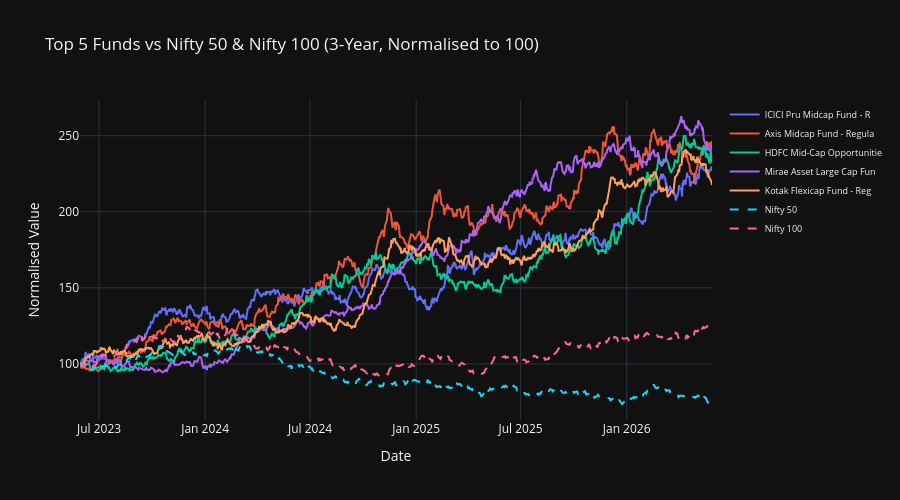

The code cell stored with this chart in its notebook:
### Markdown cell above
## Task 8 — Benchmark Comparison + Tracking Error

### Code cell
# Top 5 funds by scorecard
top5_codes = scorecard.head(5)['amfi_code'].tolist()
top5_names = scorecard.head(5).set_index('amfi_code')['scheme_name'].to_dict()

# Benchmark indices
nifty50  = bench[bench['index_name'] == 'NIFTY50'][['date','close_value']].set_index('date').sort_index()
nifty100 = bench[bench['index_name'] == 'NIFTY100'][['date','close_value']].set_index('date').sort_index()

# Filter to last 3 years
end_date   = nav['date'].max()
start_date = end_date - pd.DateOffset(years=3)

fig = go.Figure()

# Add top 5 fund NAVs (normalised to 100)
for code in top5_codes:
    s = nav_pivot[code].loc[start_date:end_date].dropna()
    s_norm = s / s.iloc[0] * 100
    fig.add_trace(go.Scatter(
        x=s_norm.index.strftime('%Y-%m-%d'),
        y=s_norm.values,
        name=top5_names[code][:25],
        mode='lines'
    ))

# Add benchmarks
for bname, bdf in [('Nifty 50', nifty50), ('Nifty 100', nifty100)]:
    b = bdf.loc[start_date:end_date]['close_value'].dropna()
    b_norm = b / b.iloc[0] * 100
    fig.add_trace(go.Scatter(
        x=b_norm.index.strftime('%Y-%m-%d'),
        y=b_norm.values,
        name=bname,
        mode='lines',
        line=dict(dash='dash', width=2)
    ))

fig.update_layout(
    title='Top 5 Funds vs Nifty 50 & Nifty 100 (3-Year, Normalised to 100)',
    xaxis_title='Date', yaxis_title='Normalised Value',
    template='plotly_dark', height=500,
    legend=dict(font=dict(size=9))
)
fig.write_image(str(REPORTS / 'perf_chart6_benchmark.png'))
fig.show()
print('Benchmark chart saved')

### Figure 1 — Plotly figure (JSON) as saved in the notebook; plotly's stock layout.template omitted (floating-point values rounded to 4 significant figures; data arrays with more than 128 entries replaced by an {"elided": "..."} marker saying what was removed)
{"data": [{"mode": "lines", "name": "ICICI Pru Midcap Fund - R", "type": "scatter", "x": {"elided": "785 str values"}, "y": {"elided": "785 float values"}}, {"mode": "lines", "name": "Axis Midcap Fund - Regula", "type": "scatter", "x": {"elided": "785 str values"}, "y": {"elided": "785 float values"}}, {"mode": "lines", "name": "HDFC Mid-Cap Opportunitie", "type": "scatter", "x": {"elided": "785 str values"}, "y": {"elided": "785 float values"}}, {"mode": "lines", "name": "Mirae Asset Large Cap Fun", "type": "scatter", "x": {"elided": "785 str values"}, "y": {"elided": "785 float values"}}, {"mode": "lines", "name": "Kotak Flexicap Fund - Reg", "type": "scatter", "x": {"elided": "785 str values"}, "y": {"elided": "785 float values"}}, {"line": {"dash": "dash", "width": 2}, "mode": "lines", "name": "Nifty 50", "type": "scatter", "x": {"elided": "785 str values"}, "y": {"elided": "785 float values"}}, {"line": {"dash": "dash", "width": 2}, "mode": "lines", "name": "Nifty 100", "type": "scatter", "x": {"elided": "785 str values"}, "y": {"elided": "785 float values"}}], "layout": {"height": 500, "legend": {"font": {"size": 9}}, "title": {"text": "Top 5 Funds vs Nifty 50 & Nifty 100 (3-Year, Normalised to 100)"}, "xaxis": {"title": {"text": "Date"}}, "yaxis": {"title": {"text": "Normalised Value"}}}}
